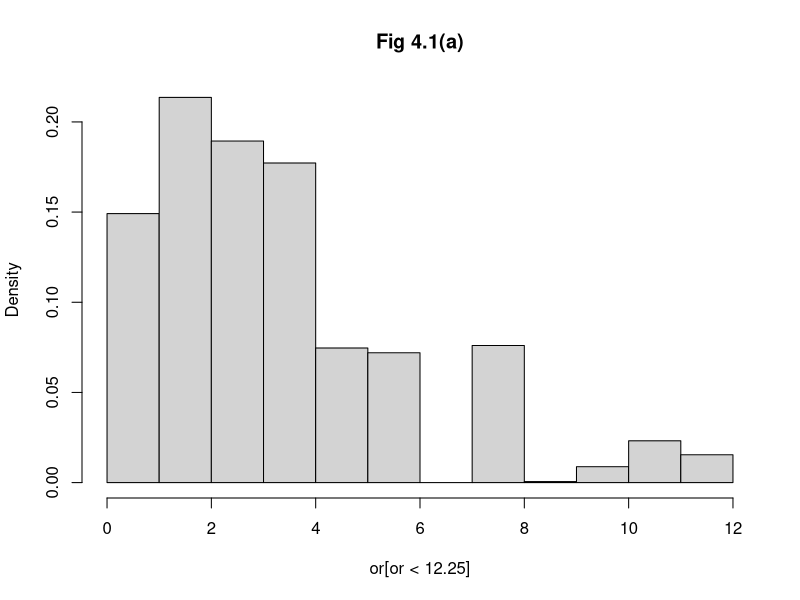
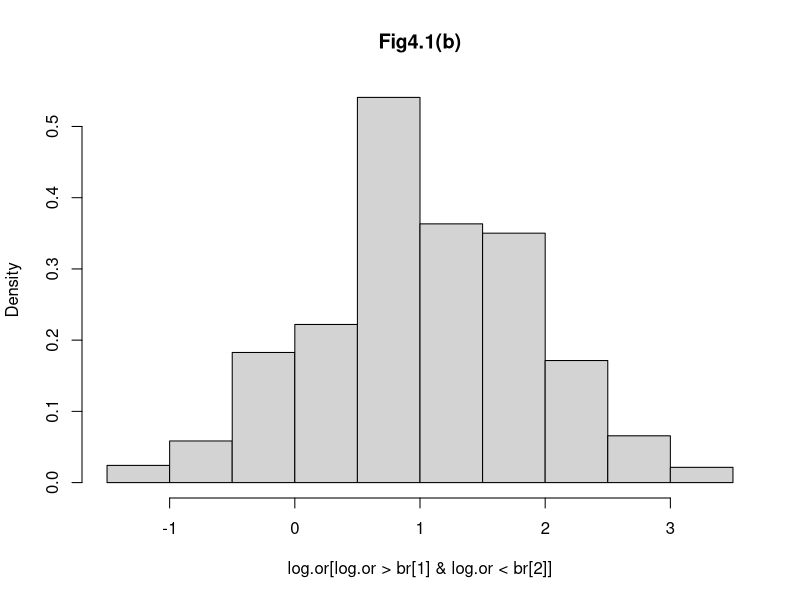
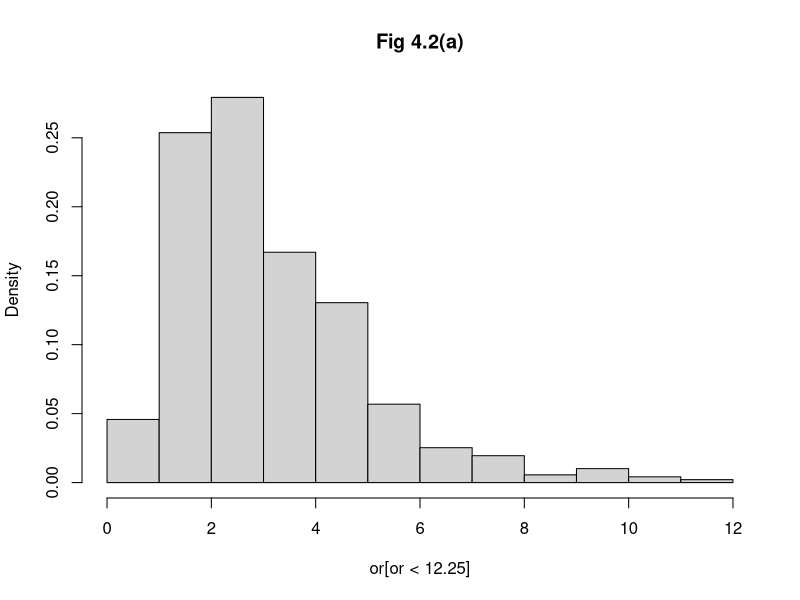
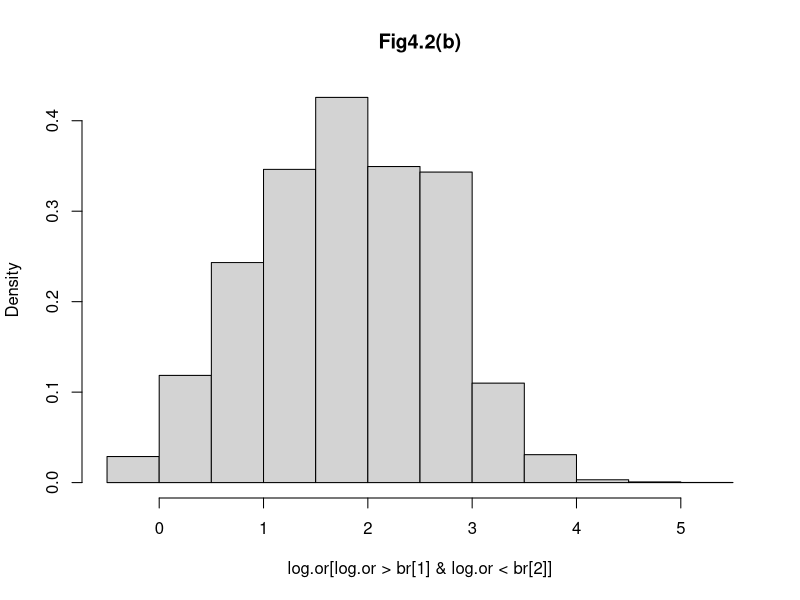

The R source for these figures, in order:
# Biostats in epidemiology
# ch 4 work



# Section 4.1 -------------------------------------------------------------

# log-odds trransformation

a1 <- rbinom(1e5, size = 10, prob = 0.4)
a2 <- rbinom(1e5, size = 25, prob = 0.2)
or <- (a1*(25 - a2)) / (a2*(10 - a1))
log.or <- log((a1*(25 - a2))) - log((a2*(10 - a1)))

# figs 4.1(a) and 4.1(b)
hist(or[or < 12.25], freq = FALSE, breaks = 10, main="Fig 4.1(a)")
br <- quantile(log.or, probs = c(0.01, 0.99), na.rm = TRUE)
hist(log.or[log.or > br[1] & log.or < br[2]], freq = FALSE, breaks = 10, main="Fig4.1(b)")


a1 <- rbinom(1e5, size = 25, prob = 0.4)
a2 <- rbinom(1e5, size = 50, prob = 0.2)
or <- (a1*(50 - a2)) / (a2*(25 - a1))
log.or <- log((a1*(25 - a2))) - log((a2*(10 - a1)))

# figs 4.2(a) and 4.2(b)
hist(or[or < 12.25], freq = FALSE, breaks = 10, main="Fig 4.2(a)")
br <- quantile(log.or, probs = c(0.01, 0.99), na.rm = TRUE)
hist(log.or[log.or > br[1] & log.or < br[2]], freq = FALSE, breaks = 10, main="Fig4.2(b)")

# log(OR) should be reasonably symmetric provided the means of the component
# distributions are 5 or more.

# confidence intervals

# example 4.1
# table 4.3

t43 <- matrix(c(12,2,7,9),ncol=2, dimnames = list(diarrhea = c("yes","no"), antibody=c("low","high")))
t43
addmargins(t43)

binom.test(12, 14)
binom.test(7, 16)

library(epitools)
or.out <- oddsratio(t(t43), rev="both", method="wald", verbose = T)
or.out

# table 4.4
expected(t43)

# Pearson (provided in output of oddsratio as "chi.square")
chi_p <- sum(((t43 - expected(t43))^2)/expected(t43))
pchisq(chi_p, df = 1, lower.tail = FALSE)
# or do this
chisq.test(t43, correct = F)

# Wald
chi_w <- (log(or.out$measure[2,1])^2)*(1/(sum(1/expected(t43))))
pchisq(chi_w, df = 1, lower.tail = FALSE)

# likelihood ratio
chi_lr <- 2*sum(t43*log(t43/expected(t43)))
pchisq(chi_lr, df = 1, lower.tail = FALSE)

# example 4.2
t45 <- matrix(c(23,25,31,113),ncol=2, dimnames = list(survival = c("dead","alive"), 
                                                      receptor.level=c("low","high")))
t45
oddsratio(t(t45), re="both", method = "wald", verbose=TRUE)

# potential impact of misclassification
# solving equations at bottom of p. 99; displayed in Table 4.5(b)
lhs <- matrix(c(0.9, 0.01, 0.1, 0.99), nrow = 2, byrow = TRUE)
rhs <- matrix(c(23,25),ncol=1)
low <- solve(lhs, rhs)

lhs <- matrix(c(0.9, 0.01, 0.1, 0.99), nrow = 2, byrow = TRUE)
rhs <- matrix(c(31,113),ncol=1)
high <- solve(lhs, rhs)

t45b <- cbind(low, high)
oddsratio(t(t45b), rev = "both", method = "wald")

# section 4.2 -------------------------------------------------------------

# exact conditional methods for a single 2 x 2 table

# 

# table 4.9
dhyper(x = 1:3, m = 3, n = 2, k = 3)

# example 4.3
t48 <- matrix(c(2,1,1,1), ncol = 2, dimnames = list(disease = c("yes", "no"), exposure = c("yes","no")))
addmargins(t48)
oddsratio(t(t48), rev = "both", method = "fisher")

# table 4.10
t43
round(dhyper(x = 3:14, m = 19, n = 11, k = 14),4)*100
round(phyper(q = 3:14, m = 19, n = 11, k = 14),4)*100
round(phyper(q = (3:14) - 1, m = 19, n = 11, k = 14, lower.tail = FALSE),4)*100

# example 4.4
oddsratio(t(t43), rev="both", method = "fisher")
fisher.test(t43)
# getting the p-value "manually"
phyper(q = 11, m = 19, n = 11, k = 14, lower.tail = FALSE) + phyper(q = 5, m = 19, n = 11, k = 14)


# exact confidence intervals tend to be wider than asymptotic ones. 
# exact p-values are generally larger than their asymptotic counterparts.

# example 4.5
oddsratio(t(t45), rev = "both", method = "fisher")


# 4.3 ---------------------------------------------------------------------

# asymptotic conditional methods for a single 2 x 2 table

# example 4.6
oddsratio(t(t48), rev = "both", method = "fisher")

# example 4.7
oddsratio(t(t43), rev = "both", method = "fisher")

MH <- ((12 - expected(t43)[1])^2)/((14*16*11*19)/(30^2*29))
pchisq(MH, df = 1, lower.tail = FALSE)

# example 4.8
addmargins(t45)
oddsratio(t(t45), rev = "both", method = "fisher")
# explicit CI
r1 <- 48
r2<- 144
m1 <- 54
m2 <- 138
l <- max(0, r1 - m2) 
u <- min(r1, m1)
a1 <- 23
chat <- sum(choose(n = r1, k = l:u)*choose(r2, m1 - l:u)*3.329255^(l:u))
vhat <- sqrt(sum((l:u - a1)^2*choose(n = r1, k = l:u)*choose(r2, m1 - l:u)*3.329255^(l:u))/chat)
exp(log(3.329255) + c(-1,1)*qnorm(p = 0.975)/vhat)


# 4.6 ---------------------------------------------------------------------


choose(10,2)
1/20*45
t416 <- matrix(c(7,60,26,70,21,8),ncol=3,
              dimnames = list(survival=c("dead","alive"), stage=c("I","II","III")))
# table 4.16
addmargins(t416)
table.margins(t416)

# table 4.17
oddsratio(x = t(t416), rev = "columns", method = "wald")

library(coin)
cmh_test(as.table(t416))
chisq_test(as.table(t416))
chisq.test(x = t416) # same thing

ct <- chisq_test(as.table(t416),
                  scores = list("stage" = c(1,2,3)))
statistic(ct)^2


# table 4.18
t416e <- expected(t416)

# test for linear trend
# example 4.11 work
num <- sum(c(1,2,3)*(t416[1,] - t416e[1,]))^2
den <- sum(c(1,2,3)^2*t416e[1,]) - (sum(c(1,2,3)*t416e[1,])^2)/sum(t416[1,])
((sum(t416) - 1)/sum(t416[2,]))*(num/den)

# using the lbl_test in coin package
lbl_test(as.table(t416), scores = list("stage" = c(1,2,3)))
tout <- lbl_test(as.table(t416), scores = list("stage" = c(1,2,3)))
statistic(tout)^2

tout <- lbl_test(as.table(t416), scores = list("stage" = c(1,2,5)))
statistic(tout)^2
